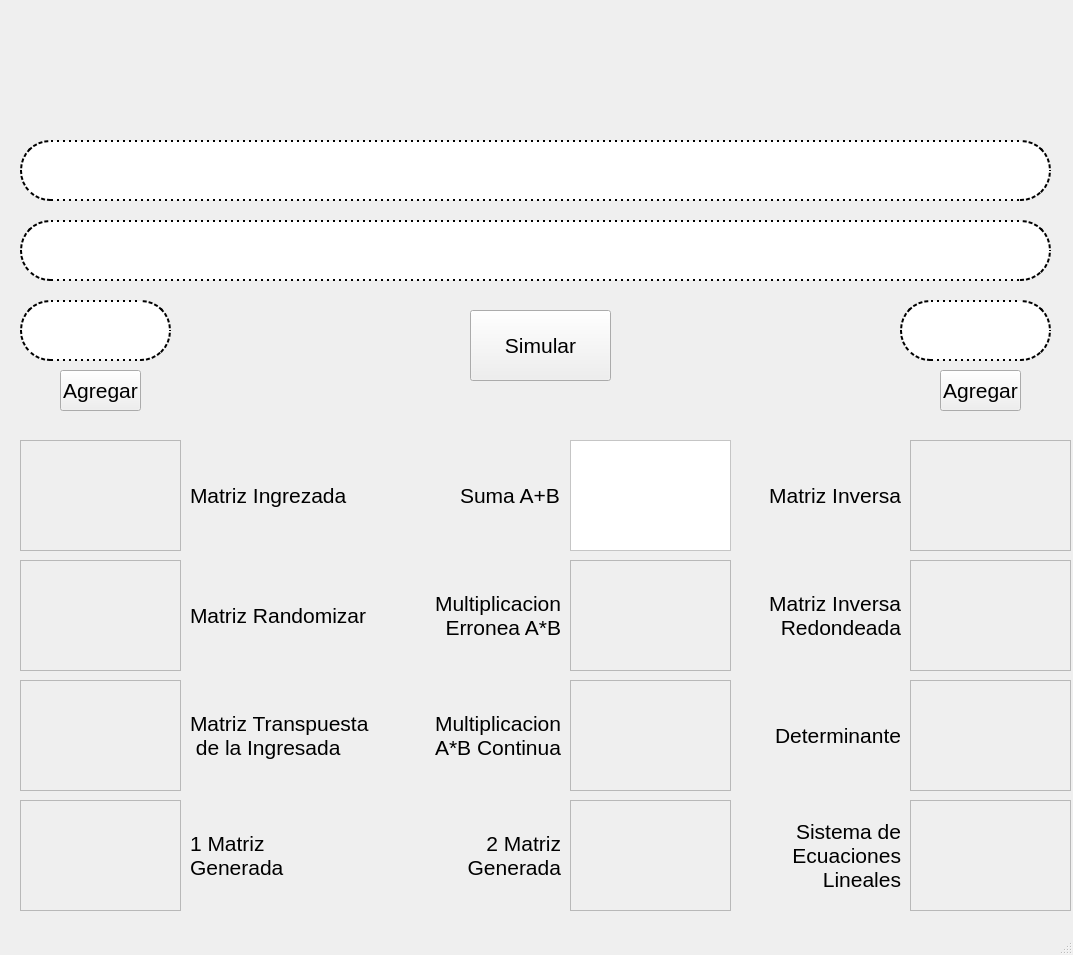
<?xml version="1.0" encoding="UTF-8"?>
<ui version="4.0">
 <class>MainWindow</class>
 <widget class="QMainWindow" name="MainWindow">
  <property name="geometry">
   <rect>
    <x>0</x>
    <y>0</y>
    <width>1073</width>
    <height>955</height>
   </rect>
  </property>
  <property name="windowTitle">
   <string>MainWindow</string>
  </property>
  <widget class="QWidget" name="centralwidget">
   <widget class="QLabel" name="label_10">
    <property name="geometry">
     <rect>
      <x>950</x>
      <y>0</y>
      <width>121</width>
      <height>131</height>
     </rect>
    </property>
    <property name="text">
     <string/>
    </property>
    <property name="pixmap">
     <pixmap resource="../PIP_UNIDAD_2_2021_3/recursos_proyecto.qrc">:/LOGO/Imagenes/HD-wallpaper-bob-esponja-mafioso-bob-esponja-gangster-mafioso-meme.jpg</pixmap>
    </property>
    <property name="scaledContents">
     <bool>true</bool>
    </property>
   </widget>
   <widget class="QLabel" name="label_8">
    <property name="geometry">
     <rect>
      <x>10</x>
      <y>0</y>
      <width>111</width>
      <height>121</height>
     </rect>
    </property>
    <property name="text">
     <string/>
    </property>
    <property name="pixmap">
     <pixmap resource="../PIP_UNIDAD_2_2021_3/recursos_proyecto.qrc">:/NUMEROS/Imagenes/Boca_Juniors_logo18.svg.png</pixmap>
    </property>
    <property name="scaledContents">
     <bool>true</bool>
    </property>
   </widget>
   <widget class="QLabel" name="label_9">
    <property name="geometry">
     <rect>
      <x>120</x>
      <y>0</y>
      <width>821</width>
      <height>81</height>
     </rect>
    </property>
    <property name="text">
     <string/>
    </property>
    <property name="pixmap">
     <pixmap resource="../PIP_UNIDAD_2_2021_3/recursos_proyecto.qrc">:/UAT_FIANS/Imagenes/FIANS.png</pixmap>
    </property>
    <property name="scaledContents">
     <bool>true</bool>
    </property>
   </widget>
   <widget class="QTextEdit" name="matrizbase">
    <property name="enabled">
     <bool>false</bool>
    </property>
    <property name="geometry">
     <rect>
      <x>20</x>
      <y>440</y>
      <width>161</width>
      <height>111</height>
     </rect>
    </property>
    <property name="font">
     <font>
      <pointsize>12</pointsize>
     </font>
    </property>
   </widget>
   <widget class="QLineEdit" name="Lista">
    <property name="enabled">
     <bool>false</bool>
    </property>
    <property name="geometry">
     <rect>
      <x>20</x>
      <y>140</y>
      <width>1031</width>
      <height>61</height>
     </rect>
    </property>
    <property name="font">
     <font>
      <pointsize>16</pointsize>
     </font>
    </property>
    <property name="styleSheet">
     <string notr="true">background-color: rgb(255, 255, 255);
color: rgb(255, 0, 0);
border-style:dotted;
border-radius:30px;
border:2px solid black; border-style:dotted;</string>
    </property>
    <property name="alignment">
     <set>Qt::AlignCenter</set>
    </property>
    <property name="readOnly">
     <bool>true</bool>
    </property>
   </widget>
   <widget class="QLineEdit" name="Agregar">
    <property name="geometry">
     <rect>
      <x>20</x>
      <y>300</y>
      <width>151</width>
      <height>61</height>
     </rect>
    </property>
    <property name="font">
     <font>
      <pointsize>16</pointsize>
     </font>
    </property>
    <property name="styleSheet">
     <string notr="true">background-color: rgb(255, 255, 255);
color: rgb(255, 0, 0);
border-style:dotted;
border-radius:30px;
border:2px solid black; border-style:dotted;</string>
    </property>
    <property name="alignment">
     <set>Qt::AlignCenter</set>
    </property>
   </widget>
   <widget class="QPushButton" name="Bagregar">
    <property name="geometry">
     <rect>
      <x>60</x>
      <y>370</y>
      <width>81</width>
      <height>41</height>
     </rect>
    </property>
    <property name="font">
     <font>
      <pointsize>16</pointsize>
     </font>
    </property>
    <property name="text">
     <string>Agregar</string>
    </property>
   </widget>
   <widget class="QLineEdit" name="Agregar_2">
    <property name="geometry">
     <rect>
      <x>900</x>
      <y>300</y>
      <width>151</width>
      <height>61</height>
     </rect>
    </property>
    <property name="font">
     <font>
      <pointsize>16</pointsize>
     </font>
    </property>
    <property name="styleSheet">
     <string notr="true">background-color: rgb(255, 255, 255);
color: rgb(255, 0, 0);
border-style:dotted;
border-radius:30px;
border:2px solid black; border-style:dotted;</string>
    </property>
    <property name="alignment">
     <set>Qt::AlignCenter</set>
    </property>
   </widget>
   <widget class="QLineEdit" name="Lista_2">
    <property name="enabled">
     <bool>false</bool>
    </property>
    <property name="geometry">
     <rect>
      <x>20</x>
      <y>220</y>
      <width>1031</width>
      <height>61</height>
     </rect>
    </property>
    <property name="font">
     <font>
      <pointsize>16</pointsize>
     </font>
    </property>
    <property name="styleSheet">
     <string notr="true">background-color: rgb(255, 255, 255);
color: rgb(255, 0, 0);
border-style:dotted;
border-radius:30px;
border:2px solid black; border-style:dotted;</string>
    </property>
    <property name="alignment">
     <set>Qt::AlignCenter</set>
    </property>
    <property name="readOnly">
     <bool>true</bool>
    </property>
   </widget>
   <widget class="QPushButton" name="Bagregar_2">
    <property name="geometry">
     <rect>
      <x>940</x>
      <y>370</y>
      <width>81</width>
      <height>41</height>
     </rect>
    </property>
    <property name="font">
     <font>
      <pointsize>16</pointsize>
     </font>
    </property>
    <property name="text">
     <string>Agregar</string>
    </property>
   </widget>
   <widget class="QPushButton" name="simular">
    <property name="geometry">
     <rect>
      <x>470</x>
      <y>310</y>
      <width>141</width>
      <height>71</height>
     </rect>
    </property>
    <property name="font">
     <font>
      <pointsize>16</pointsize>
     </font>
    </property>
    <property name="text">
     <string>Simular</string>
    </property>
   </widget>
   <widget class="QLabel" name="label">
    <property name="geometry">
     <rect>
      <x>190</x>
      <y>480</y>
      <width>161</width>
      <height>31</height>
     </rect>
    </property>
    <property name="font">
     <font>
      <pointsize>16</pointsize>
     </font>
    </property>
    <property name="text">
     <string>Matriz Ingrezada</string>
    </property>
   </widget>
   <widget class="QTextEdit" name="matrizrandom">
    <property name="enabled">
     <bool>false</bool>
    </property>
    <property name="geometry">
     <rect>
      <x>20</x>
      <y>560</y>
      <width>161</width>
      <height>111</height>
     </rect>
    </property>
    <property name="font">
     <font>
      <pointsize>12</pointsize>
     </font>
    </property>
   </widget>
   <widget class="QLabel" name="label_2">
    <property name="geometry">
     <rect>
      <x>190</x>
      <y>600</y>
      <width>181</width>
      <height>31</height>
     </rect>
    </property>
    <property name="font">
     <font>
      <pointsize>16</pointsize>
     </font>
    </property>
    <property name="text">
     <string>Matriz Randomizar</string>
    </property>
   </widget>
   <widget class="QLabel" name="label_3">
    <property name="geometry">
     <rect>
      <x>190</x>
      <y>690</y>
      <width>181</width>
      <height>91</height>
     </rect>
    </property>
    <property name="font">
     <font>
      <pointsize>16</pointsize>
     </font>
    </property>
    <property name="text">
     <string>Matriz Transpuesta
 de la Ingresada</string>
    </property>
   </widget>
   <widget class="QTextEdit" name="transpuesta">
    <property name="enabled">
     <bool>false</bool>
    </property>
    <property name="geometry">
     <rect>
      <x>20</x>
      <y>680</y>
      <width>161</width>
      <height>111</height>
     </rect>
    </property>
    <property name="font">
     <font>
      <pointsize>12</pointsize>
     </font>
    </property>
   </widget>
   <widget class="QTextEdit" name="suma">
    <property name="enabled">
     <bool>false</bool>
    </property>
    <property name="geometry">
     <rect>
      <x>570</x>
      <y>440</y>
      <width>161</width>
      <height>111</height>
     </rect>
    </property>
    <property name="font">
     <font>
      <pointsize>12</pointsize>
     </font>
    </property>
    <property name="styleSheet">
     <string notr="true">background-color: rgb(255, 255, 255);</string>
    </property>
   </widget>
   <widget class="QLabel" name="label_4">
    <property name="geometry">
     <rect>
      <x>460</x>
      <y>450</y>
      <width>101</width>
      <height>91</height>
     </rect>
    </property>
    <property name="font">
     <font>
      <pointsize>16</pointsize>
     </font>
    </property>
    <property name="text">
     <string>Suma A+B</string>
    </property>
   </widget>
   <widget class="QLabel" name="label_5">
    <property name="geometry">
     <rect>
      <x>430</x>
      <y>570</y>
      <width>131</width>
      <height>91</height>
     </rect>
    </property>
    <property name="font">
     <font>
      <pointsize>16</pointsize>
     </font>
    </property>
    <property name="text">
     <string>Multiplicacion
 Erronea A*B</string>
    </property>
    <property name="alignment">
     <set>Qt::AlignRight|Qt::AlignTrailing|Qt::AlignVCenter</set>
    </property>
   </widget>
   <widget class="QTextEdit" name="multiplicacion">
    <property name="enabled">
     <bool>false</bool>
    </property>
    <property name="geometry">
     <rect>
      <x>570</x>
      <y>560</y>
      <width>161</width>
      <height>111</height>
     </rect>
    </property>
    <property name="font">
     <font>
      <pointsize>12</pointsize>
     </font>
    </property>
   </widget>
   <widget class="QTextEdit" name="continua">
    <property name="enabled">
     <bool>false</bool>
    </property>
    <property name="geometry">
     <rect>
      <x>570</x>
      <y>680</y>
      <width>161</width>
      <height>111</height>
     </rect>
    </property>
    <property name="font">
     <font>
      <pointsize>12</pointsize>
     </font>
    </property>
   </widget>
   <widget class="QLabel" name="label_6">
    <property name="geometry">
     <rect>
      <x>430</x>
      <y>690</y>
      <width>131</width>
      <height>91</height>
     </rect>
    </property>
    <property name="font">
     <font>
      <pointsize>16</pointsize>
     </font>
    </property>
    <property name="text">
     <string>Multiplicacion
 A*B Continua</string>
    </property>
    <property name="alignment">
     <set>Qt::AlignRight|Qt::AlignTrailing|Qt::AlignVCenter</set>
    </property>
   </widget>
   <widget class="QLabel" name="label_7">
    <property name="geometry">
     <rect>
      <x>770</x>
      <y>450</y>
      <width>131</width>
      <height>91</height>
     </rect>
    </property>
    <property name="font">
     <font>
      <pointsize>16</pointsize>
     </font>
    </property>
    <property name="text">
     <string>Matriz Inversa</string>
    </property>
    <property name="alignment">
     <set>Qt::AlignRight|Qt::AlignTrailing|Qt::AlignVCenter</set>
    </property>
   </widget>
   <widget class="QTextEdit" name="inversa">
    <property name="enabled">
     <bool>false</bool>
    </property>
    <property name="geometry">
     <rect>
      <x>910</x>
      <y>440</y>
      <width>161</width>
      <height>111</height>
     </rect>
    </property>
    <property name="font">
     <font>
      <pointsize>12</pointsize>
     </font>
    </property>
   </widget>
   <widget class="QLabel" name="label_11">
    <property name="geometry">
     <rect>
      <x>770</x>
      <y>570</y>
      <width>131</width>
      <height>91</height>
     </rect>
    </property>
    <property name="font">
     <font>
      <pointsize>16</pointsize>
     </font>
    </property>
    <property name="text">
     <string>Matriz Inversa
 Redondeada</string>
    </property>
    <property name="alignment">
     <set>Qt::AlignRight|Qt::AlignTrailing|Qt::AlignVCenter</set>
    </property>
   </widget>
   <widget class="QTextEdit" name="redondeada">
    <property name="enabled">
     <bool>false</bool>
    </property>
    <property name="geometry">
     <rect>
      <x>910</x>
      <y>560</y>
      <width>161</width>
      <height>111</height>
     </rect>
    </property>
    <property name="font">
     <font>
      <pointsize>12</pointsize>
     </font>
    </property>
   </widget>
   <widget class="QLabel" name="label_12">
    <property name="geometry">
     <rect>
      <x>770</x>
      <y>690</y>
      <width>131</width>
      <height>91</height>
     </rect>
    </property>
    <property name="font">
     <font>
      <pointsize>16</pointsize>
     </font>
    </property>
    <property name="text">
     <string>Determinante</string>
    </property>
    <property name="alignment">
     <set>Qt::AlignRight|Qt::AlignTrailing|Qt::AlignVCenter</set>
    </property>
   </widget>
   <widget class="QTextEdit" name="determinante">
    <property name="enabled">
     <bool>false</bool>
    </property>
    <property name="geometry">
     <rect>
      <x>910</x>
      <y>680</y>
      <width>161</width>
      <height>111</height>
     </rect>
    </property>
    <property name="font">
     <font>
      <pointsize>12</pointsize>
     </font>
    </property>
   </widget>
   <widget class="QTextEdit" name="eclineales">
    <property name="enabled">
     <bool>false</bool>
    </property>
    <property name="geometry">
     <rect>
      <x>910</x>
      <y>800</y>
      <width>161</width>
      <height>111</height>
     </rect>
    </property>
    <property name="font">
     <font>
      <pointsize>12</pointsize>
     </font>
    </property>
   </widget>
   <widget class="QLabel" name="label_13">
    <property name="geometry">
     <rect>
      <x>710</x>
      <y>810</y>
      <width>191</width>
      <height>91</height>
     </rect>
    </property>
    <property name="font">
     <font>
      <pointsize>16</pointsize>
     </font>
    </property>
    <property name="text">
     <string>Sistema de
Ecuaciones
Lineales</string>
    </property>
    <property name="alignment">
     <set>Qt::AlignRight|Qt::AlignTrailing|Qt::AlignVCenter</set>
    </property>
   </widget>
   <widget class="QLabel" name="label_14">
    <property name="geometry">
     <rect>
      <x>390</x>
      <y>810</y>
      <width>171</width>
      <height>91</height>
     </rect>
    </property>
    <property name="font">
     <font>
      <pointsize>16</pointsize>
     </font>
    </property>
    <property name="text">
     <string>2 Matriz
Generada</string>
    </property>
    <property name="alignment">
     <set>Qt::AlignRight|Qt::AlignTrailing|Qt::AlignVCenter</set>
    </property>
   </widget>
   <widget class="QTextEdit" name="continua_2">
    <property name="enabled">
     <bool>false</bool>
    </property>
    <property name="geometry">
     <rect>
      <x>570</x>
      <y>800</y>
      <width>161</width>
      <height>111</height>
     </rect>
    </property>
    <property name="font">
     <font>
      <pointsize>12</pointsize>
     </font>
    </property>
   </widget>
   <widget class="QTextEdit" name="continua_3">
    <property name="enabled">
     <bool>false</bool>
    </property>
    <property name="geometry">
     <rect>
      <x>20</x>
      <y>800</y>
      <width>161</width>
      <height>111</height>
     </rect>
    </property>
    <property name="font">
     <font>
      <pointsize>12</pointsize>
     </font>
    </property>
   </widget>
   <widget class="QLabel" name="label_15">
    <property name="geometry">
     <rect>
      <x>190</x>
      <y>810</y>
      <width>171</width>
      <height>91</height>
     </rect>
    </property>
    <property name="font">
     <font>
      <pointsize>16</pointsize>
     </font>
    </property>
    <property name="text">
     <string>1 Matriz
Generada</string>
    </property>
    <property name="alignment">
     <set>Qt::AlignLeading|Qt::AlignLeft|Qt::AlignVCenter</set>
    </property>
   </widget>
  </widget>
  <widget class="QMenuBar" name="menubar">
   <property name="geometry">
    <rect>
     <x>0</x>
     <y>0</y>
     <width>1073</width>
     <height>22</height>
    </rect>
   </property>
  </widget>
  <widget class="QStatusBar" name="statusbar"/>
 </widget>
 <resources>
  <include location="../PIP_UNIDAD_2_2021_3/recursos_proyecto.qrc"/>
 </resources>
 <connections/>
</ui>
